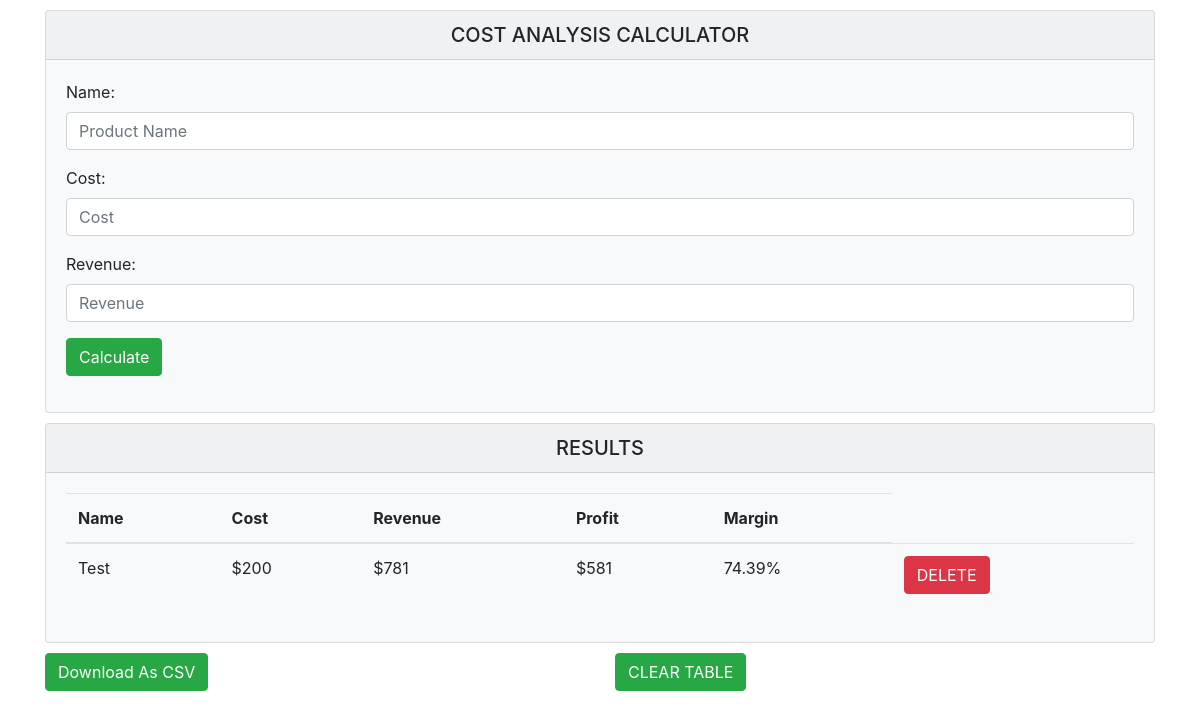
Before: / with the older database file.
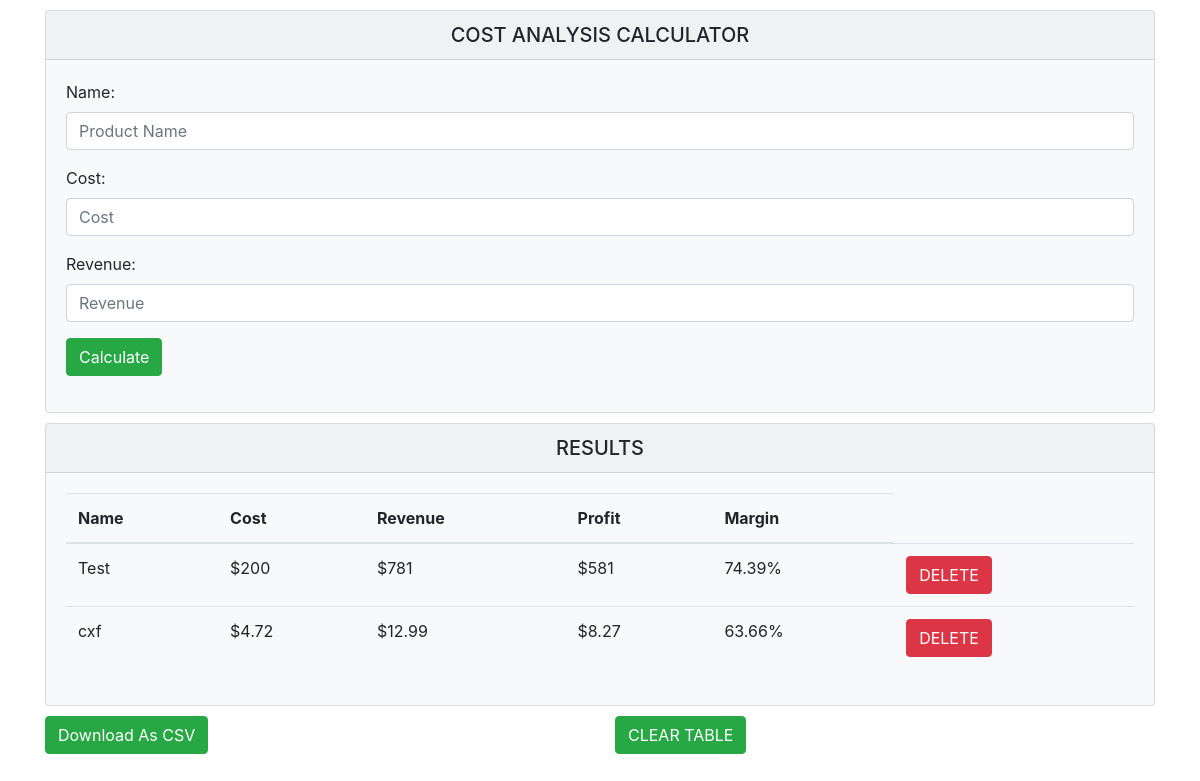
After: the same page with the newer database file.
### tables this page shows
CREATE TABLE calc (
				id INTEGER PRIMARY KEY,
				product TEXT,
				cost INTEGER,
				revenue INTEGER,
				profit INTEGER,
				margin INTEGER);

### app.py (the view, shortened to what this page needs)
@app.route('/', methods=["GET", "POST"])
def home():
	conn = sqlite3.connect('calculations.db')
	c = conn.cursor()
	c.execute("""CREATE TABLE IF NOT EXISTS calc (
				id INTEGER PRIMARY KEY,
				product TEXT,
				cost INTEGER,
				revenue INTEGER,
				profit INTEGER,
				margin INTEGER)""")
	c.execute("SELECT * FROM calc")
	items = c.fetchall()
	for item in items:
		print(item)
	conn.commit()
	conn.close()
	return render_template('index.html', items=items)

### templates/index.html (shortened to what this page needs)
{% extends 'base.html' %}
{% block body %}
<div class="container">
	<div class="row">
		<div class="col">
			<div class='card bg-light'>
				<div class='card-header text-center'>
					<h5>COST ANALYSIS CALCULATOR</h5>
				</div>
				<div class="card-body">
					<form action='/' method="post">
						<div class="form-group">
							<label for="Number One">Name:</label>
							<input class="form-control" type="text" placeholder="Product Name" name="product" required>
						</div>
						<div class="form-group">
							<label for="Number One">Cost:</label>
							<input class="form-control" type="text" placeholder="Cost" name="cost" required>
						</div>
						<div class="form-group">
							<label for="Number Two">Revenue:</label>
							<input class="form-control" type="text" placeholder="Revenue" name="revenue" required>
						</div>
						<div class="form-group">
							<input class='btn btn-success' type="submit" value="Calculate" name="submit">
						</div>
					</form>
				</div>
			</div>
		</div>
	</div>
	<div class="row">
		<div class="col">
			<div class='card bg-light'>
				<div class='card-header text-center'>
					<h5>RESULTS</h5>
				</div>
				<div class="card-body">
					<div class="table-responsive-lg">
						<table class="table">
							<thead>
								<tr>
									<th scope="col">Name</th>
									<th scope="col">Cost</th>
									<th scope="col">Revenue</th>
									<th scope="col">Profit</th>
									<th scope="col">Margin</th>
								</tr>
							</thead>
							<tbody>
								{% for item in items %}
								<tr>
									<td>{{ item[1] }}</td>
									<td>${{ item[2] }}</td>
									<td>${{ item[3] }}</td>
									<td>${{ item[4] }}</td>
									<td>{{ item[5] }}%</td>
									<td>
											<a href="/delete?id={{ item[0] }}" class="btn btn-danger" value="Delete">DELETE</a>
									</td>
								</tr>
								{% endfor %}
							</tbody>
						</table>
					</div>
				</div>
			</div>
			<div class="row">
				<div class="col">
					<a class='btn btn-success' href="/data" download="margins.csv">Download As CSV</a>
				</div>
				<div class="col">
					<a class='btn btn-success' id="clearTable" href="#">CLEAR TABLE</a>
				</div>
			</div>
		</div>
	</div>
</div>
{% endblock %}

### templates/base.html (shortened to what this page needs)
<!DOCTYPE html>
<html>
<head>
	<link rel="stylesheet" href="https://stackpath.bootstrapcdn.com/bootstrap/4.3.1/css/bootstrap.min.css">
	<link rel="stylesheet" type="text/css" href="/static/style.css">
</head>
<body>
	{% block body %}{% endblock %}
</body>
</html>

### static/style.css (style rules this page uses)
h5 { margin: 0; }
.row { margin-top: 10px; }

Changed rows visible on the page:
added calc: product "cxf", cost "4.72", revenue "12.99", profit "8.27", margin "63.66"
